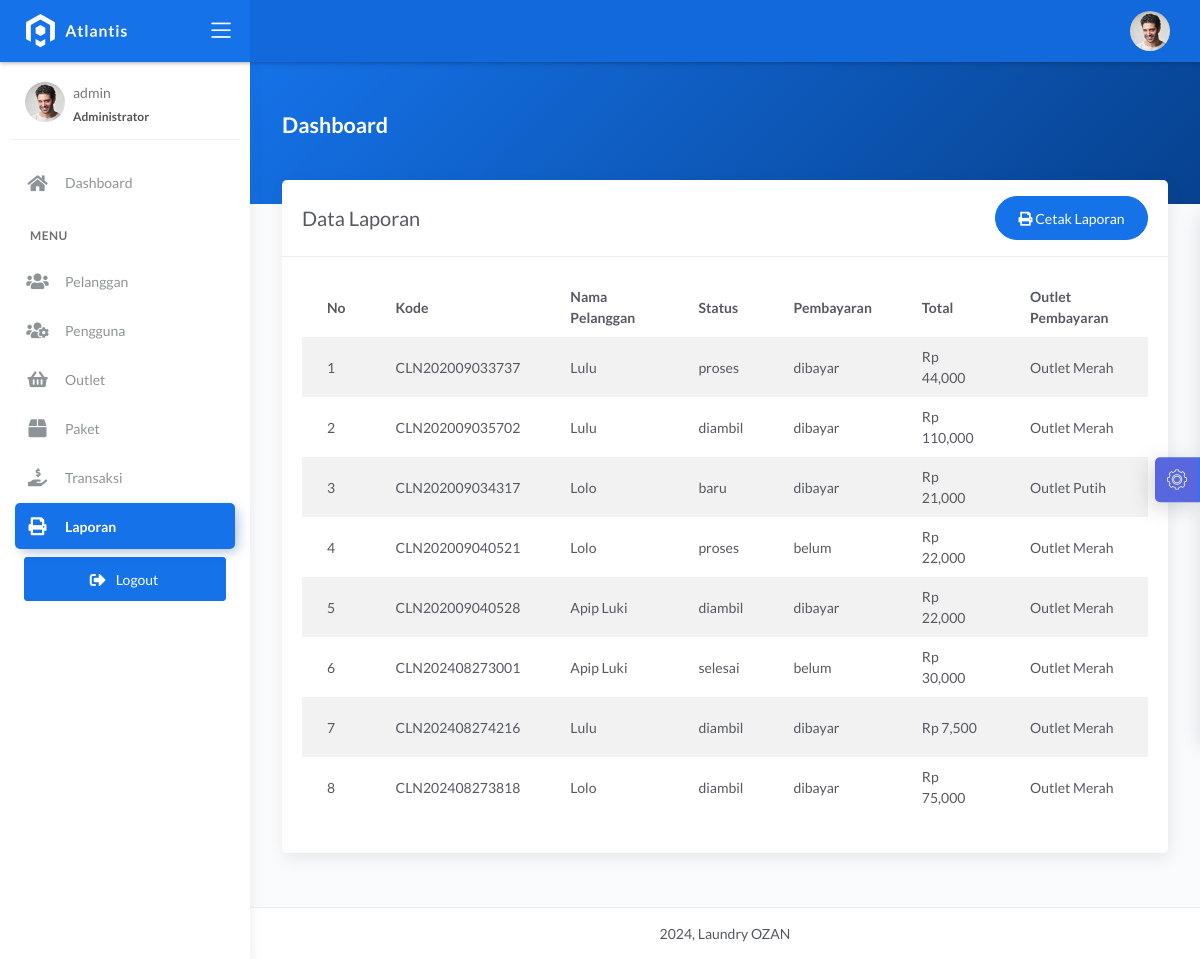
Page /admin/laporan.php (signed in) on the committed database.
### tables this page shows
CREATE TABLE `transaksi` (
  `id_transaksi` int(11) NOT NULL,
  `outlet_id` int(11) DEFAULT NULL,
  `kode_invoice` varchar(228) DEFAULT NULL,
  `id_pelanggan` int(11) DEFAULT NULL,
  `tgl` datetime DEFAULT NULL,
  `batas_waktu` datetime DEFAULT NULL,
  `tgl_pembayaran` datetime DEFAULT NULL,
  `biaya_tambahan` int(11) DEFAULT NULL,
  `diskon` double DEFAULT NULL,
  `pajak` int(11) DEFAULT NULL,
  `status` enum('baru','proses','selesai','diambil') DEFAULT NULL,
  `status_bayar` enum('dibayar','belum') DEFAULT NULL,
  `id_user` int(11) DEFAULT NULL
);

CREATE TABLE `pelanggan` (
  `id_pelanggan` int(11) NOT NULL,
  `nama_pelanggan` varchar(228) NOT NULL,
  `alamat_pelanggan` text NOT NULL,
  `jenis_kelamin` enum('L','P') NOT NULL,
  `telp_pelanggan` varchar(15) NOT NULL,
  `no_ktp` varchar(30) NOT NULL
);

CREATE TABLE `detail_transaksi` (
  `id_detail` int(11) NOT NULL,
  `id_transaksi` int(11) NOT NULL,
  `id_paket` int(11) NOT NULL,
  `qty` double NOT NULL,
  `total_harga` double NOT NULL,
  `keterangan` text NOT NULL,
  `total_bayar` int(11) NOT NULL
);

CREATE TABLE `outlet` (
  `id_outlet` int(11) NOT NULL,
  `nama_outlet` varchar(228) DEFAULT NULL,
  `alamat_outlet` text DEFAULT NULL,
  `telp_outlet` varchar(15) DEFAULT NULL
);

### admin/laporan.php (the view, shortened to what this page needs)
<?php
$title = 'Data Laporan';
require 'koneksi.php';
$query = "SELECT transaksi.*, pelanggan.nama_pelanggan, detail_transaksi.total_harga, outlet.nama_outlet FROM transaksi INNER JOIN pelanggan ON pelanggan.id_pelanggan = transaksi.id_pelanggan INNER JOIN detail_transaksi ON detail_transaksi.id_transaksi = transaksi.id_transaksi INNER JOIN outlet ON outlet.id_outlet = transaksi.outlet_id";
$data = mysqli_query($conn, $query);
require 'header.php';
?>
<div class="panel-header bg-primary-gradient">
    <div class="page-inner py-5">
        <div class="d-flex align-items-left align-items-md-center flex-column flex-md-row">
            <div>
                <h2 class="text-white pb-2 fw-bold">Dashboard</h2>
            </div>
        </div>
    </div>
</div>
<div class="page-inner mt--5">
    <diva class="row">
        <div class="col-md-12">
            <div class="card">
                <div class="card-header">
                    <div class="d-flex align-items-center">
                        <h4 class="card-title"><?= $title; ?></h4>
                        <a href="cetak.php" target="_blank" class="btn btn-primary btn-round ml-auto">
                            <i class="fas fa-print"></i>
                            Cetak Laporan
                        </a>
                    </div>
                </div>
                <div class="card-body">
                    <div class="table-responsive">
                        <table id="basic-datatableshd" class="display table table-striped table-hover">
                            <thead>
                                <tr>
                                    <th style="width: 7%">No</th>
                                    <th>Kode</th>
                                    <th>Nama Pelanggan</th>
                                    <th>Status</th>
                                    <th>Pembayaran</th>
                                    <th>Total</th>
                                    <th>Outlet Pembayaran</th>
                                </tr>
                            </thead>
                            <tbody>
                                <?php
                                $no = 1;
                                if (mysqli_num_rows($data) > 0) {
                                    while ($trans = mysqli_fetch_assoc($data)) {
                                ?>
                                        <tr>
                                            <td><?= $no++; ?></td>
                                            <td><?= $trans['kode_invoice']; ?></td>
                                            <td><?= $trans['nama_pelanggan']; ?></td>
                                            <td><?= $trans['status']; ?></td>
                                            <td><?= $trans['status_bayar']; ?></td>
                                            <td><?= 'Rp ' . number_format($trans['total_harga']); ?></td>
                                            <td><?= $trans['nama_outlet']; ?></td>
                                        </tr>
                                <?php }
                                }
                                ?>
                            </tbody>
                        </table>
                    </div>
                </div>
            </div>
        </div>
</div>
</div>
<?php
require 'footer.php';
?>

### admin/header.php (shortened to what this page needs)
<!DOCTYPE html>
<html lang="en">
<head>
    <link rel="stylesheet" href="../assets/css/bootstrap.min.css">
    <link rel="stylesheet" href="../assets/css/atlantis.min.css">
    <link rel="stylesheet" href="../assets/css/demo.css">
</head>
<body>
    <div class="wrapper">
        <div class="main-header">
            <div class="logo-header" data-background-color="blue">
                <a href="index.html" class="logo">
                    <img src="../assets/img/logo.svg" alt="navbar brand" class="navbar-brand">
                </a>
                <div class="nav-toggle">
                    <button class="btn btn-toggle toggle-sidebar">
                        <i class="icon-menu"></i>
                    </button>
                </div>
            </div>
            <nav class="navbar navbar-header navbar-expand-lg" data-background-color="blue2">
                <div class="container-fluid">
                    <ul class="navbar-nav topbar-nav ml-md-auto align-items-center">
                        <li class="nav-item dropdown hidden-caret">
                            <a class="dropdown-toggle profile-pic" data-toggle="dropdown" href="#" aria-expanded="false">
                                <div class="avatar-sm">
                                    <img src="../assets/img/profile.jpg" alt="..." class="avatar-img rounded-circle">
                                </div>
                            </a>
                        </li>
                    </ul>
                </div>
            </nav>
        </div>
        <div class="sidebar sidebar-style-2">
            <div class="sidebar-wrapper scrollbar scrollbar-inner">
                <div class="sidebar-content">
                    <div class="user">
                        <div class="avatar-sm float-left mr-2">
                            <img src="../assets/img/profile.jpg" alt="..." class="avatar-img rounded-circle">
                        </div>
                        <div class="info">
                            <a data-toggle="collapse" href="#collapseExample" aria-expanded="true">
                                <span>
                                    <?= $_SESSION['username']; ?>
                                    <span class="user-level"><?php if ($_SESSION['role'] == 'admin') {
                                                                    echo "Administrator";
                                                                } else if ($_SESSION['role'] == 'kasir') {
                                                                    echo "Kasir";
                                                                } else {
                                                                    echo "Owner";
                                                                } ?></span>
                                </span>
                            </a>
                        </div>
                    </div>
                    <ul class="nav nav-primary">
                        <li class="nav-item <?php if ($title == 'Selamat Datang di Aplikasi Pengelolaan Laundry Kita') {
                                                echo 'active';
                                            } ?>">
                            <a href="index.php" class="collapsed" aria-expanded="false">
                                <i class="fas fa-home"></i>
                                <p>Dashboard</p>
                            </a>
                        </li>
                        <li class="nav-section">
                            <h4 class="text-section">MENU</h4>
                        </li>
                        <li class="nav-item <?php if ($title == 'Data Pelanggan') {
                                                echo 'active';
                                            } ?>">
                            <a href="pelanggan.php">
                                <i class="fas fa-users"></i>
                                <p>Pelanggan</p>
                            </a>
                        </li>
                        <li class="nav-item <?php if ($title == 'Data Pengguna') {
                                                echo 'active';
                                            } ?>">
                            <a href="pengguna.php">
                                <i class="fas fa-users-cog"></i>
                                <p>Pengguna</p>
                            </a>
                        </li>
                        <li class="nav-item <?php if ($title == 'Data Outlet') {
                                                echo 'active';
                                            } ?>"">
                            <a href=" outlet.php">
                            <i class="fas fa-shopping-basket"></i>
                            <p>Outlet</p>
                            </a>
                        </li>
                        <li class="nav-item <?php if ($title == 'Data Paket') {
                                                echo 'active';
                                            } ?>"">
                            <a href=" paket.php">
                            <i class="fas fa-box"></i>
                            <p>Paket</p>
                            </a>
                        </li>
                        <li class="nav-item <?php if ($title == 'Data Transaksi') {
                                                echo 'active';
                                            } ?>"">
                            <a href=" transaksi.php">
                            <i class="fas fa-hand-holding-usd"></i>
                            <p>Transaksi</p>
                            </a>
                        </li>
                        <li class="nav-item <?php if ($title == 'Data Laporan') {
                                                echo 'active';
                                            } ?>"">
                            <a href=" laporan.php">
                            <i class="fas fa-print"></i>
                            <p>Laporan</p>
                            </a>
                        </li>
                        <li class="mx-4 mt-2">
                            <a href="logout.php" onclick="return confirm('Keluar dari halaman ini?');" class="btn btn-primary btn-block"><span class="btn-label mr-2"> <i class="fas fa-sign-out-alt"></i> </span>Logout</a>
                        </li>
                    </ul>
                </div>
            </div>
        </div>
        <div class="main-panel">
            <div class="content">

### admin/footer.php (shortened to what this page needs)
<footer class="footer">
    <div class="container-fluid">
        <div class="copyright ml-auto mr-auto">
            2024, Laundry <a>OZAN</a>
        </div>
    </div>
</footer>
</div>
<div class="custom-template">
    <div class="custom-toggle">
        <i class="flaticon-settings"></i>
    </div>
</div>
</div>
</body>
</html>

### assets/css/demo.css (style rules this page uses)
.custom-template { position: fixed; top: 50%; transform: translateY(-50%); right: -325px; width: 325px; height: max-content; display: block; z-index: 1; background: #ffffff; transition: all .3s; z-index: 1003; box-shadow: -1px 1px 20px rgba(69, 65, 78, 0.15); border-top-left-radius: 5px; border-bottom-left-radius: 5px; transition: all .5s; }
.custom-template .custom-toggle { position: absolute; width: 45px; height: 45px; background: rgb(88, 103, 221); top: 50%; left: -45px; transform: translateY(-50%); display: flex; align-items: center; justify-content: center; text-align: center; border-top-left-radius: 5px; border-bottom-left-radius: 5px; border-right: 1px solid #177dff; cursor: pointer; color: #ffffff; box-shadow: -5px 5px 20px rgba(69, 65, 78, 0.21); }
.custom-template .custom-toggle i { font-size: 20px; animation: 1.3s spin linear infinite; }

### rows in the picture
transaksi: kode_invoice "CLN202009033737", id_pelanggan.nama_pelanggan "Lulu", status "proses", status_bayar "dibayar", detail_transaksi.total_harga "44,000", outlet.nama_outlet "Outlet Merah"
transaksi: kode_invoice "CLN202009035702", id_pelanggan.nama_pelanggan "Lulu", status "diambil", status_bayar "dibayar", detail_transaksi.total_harga "110,000", outlet.nama_outlet "Outlet Merah"
transaksi: kode_invoice "CLN202009034317", id_pelanggan.nama_pelanggan "Lolo", status "baru", status_bayar "dibayar", detail_transaksi.total_harga "21,000", outlet.nama_outlet "Outlet Putih"
transaksi: kode_invoice "CLN202009040521", id_pelanggan.nama_pelanggan "Lolo", status "proses", status_bayar "belum", detail_transaksi.total_harga "22,000", outlet.nama_outlet "Outlet Merah"
transaksi: kode_invoice "CLN202009040528", id_pelanggan.nama_pelanggan "Apip Luki", status "diambil", status_bayar "dibayar", detail_transaksi.total_harga "22,000", outlet.nama_outlet "Outlet Merah"
transaksi: kode_invoice "CLN202408273001", id_pelanggan.nama_pelanggan "Apip Luki", status "selesai", status_bayar "belum", detail_transaksi.total_harga "30,000", outlet.nama_outlet "Outlet Merah"
transaksi: kode_invoice "CLN202408274216", id_pelanggan.nama_pelanggan "Lulu", status "diambil", status_bayar "dibayar", detail_transaksi.total_harga "7,500", outlet.nama_outlet "Outlet Merah"
transaksi: kode_invoice "CLN202408273818", id_pelanggan.nama_pelanggan "Lolo", status "diambil", status_bayar "dibayar", detail_transaksi.total_harga "75,000", outlet.nama_outlet "Outlet Merah"

### other values in the picture
$_SESSION['username'] "admin"
$title "Data Laporan"
